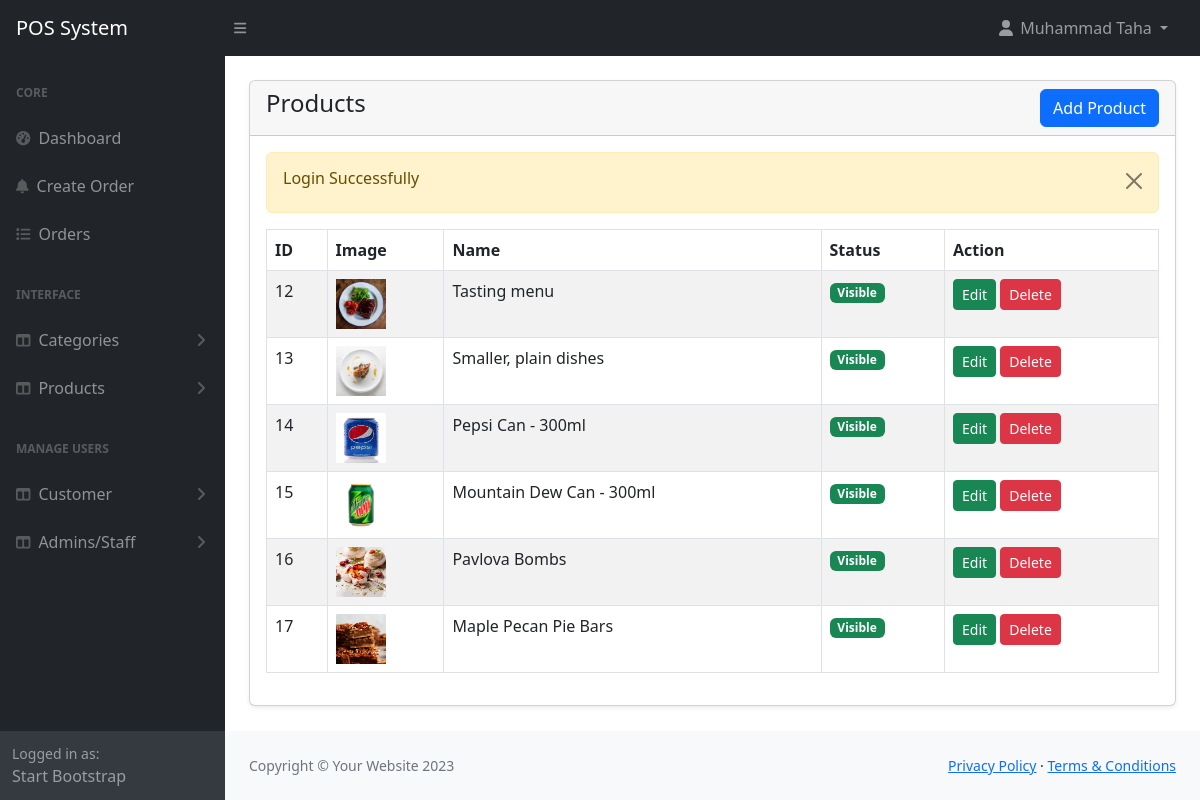
The app's page /admin/products.php (signed in) with its own data.
### tables this page shows
CREATE TABLE `products` (
  `id` int(11) NOT NULL,
  `category_id` int(11) NOT NULL,
  `name` varchar(255) NOT NULL,
  `description` mediumtext NOT NULL,
  `price` int(11) NOT NULL,
  `quantity` int(11) NOT NULL,
  `image` varchar(255) NOT NULL,
  `status` tinyint(1) NOT NULL DEFAULT 0 COMMENT '0=visible,1=hidden',
  `created_at` date NOT NULL DEFAULT current_timestamp()
);

### admin/products.php (the view, shortened to what this page needs)
<?php include('includes/header.php'); ?>
<div class="container-fluid px-4">
        <div class="card mt-4 shadow-sm">
            <div class="card-header">
                <h4 class="mb-0">Products
                    <a href="products-create.php" class="btn btn-primary float-end">Add Product</a>
                </h4>
            </div>
            <div class="card-body">
                <?php alertMessage(); ?>
                <?php
                    $products = getAll('products');
                    if(mysqli_num_rows($products) > 0)
                    {
                ?>
                <div class="table-responsive">
                    <table class="table table-striped table-bordered">
                        <thead>
                            <tr>
                                <th>ID</th>
                                <th>Image</th>
                                <th>Name</th>
                                <th>Status</th>
                                <th>Action</th>
                            </tr>
                        </thead>
                        <tbody>
                            <?php foreach($products as $item) :?>
                            <tr>
                                <td><?= $item['id'] ?></td>
                                <td>
                                    <img src="../<?= $item['image'];?>" style="width: 50px; height: 50px;" alt="Img">
                                </td>
                                <td><?= $item['name'] ?></td>
                                <td>
                                    <?php
                                        if($item['status'] == 1){
                                            echo "<span class='badge bg-danger'>Hidden</span>";
                                        }else{
                                            echo "<span class='badge bg-success'>Visible</span>";
                                        }
                                    ?>
                                </td>
                                <td>
                                    <a href="products-edit.php?id=<?= $item['id'];?>" class="btn btn-success btn-sm">Edit</a>
                                    <a href="products-delete.php?id=<?= $item['id'];?>"
                                    class="btn btn-danger btn-sm"
                                    onclick="return confirm('Are you sure you want to delete this image')">
                                    Delete
                                </a>
                                </td>
                            </tr>
                            <?php endforeach; ?>
                        </tbody>
                    </table>
                </div>
                           <?php
                            }else{
                                ?>
                                <h4 class="mb-0">No Record Found</h4>
                            <?php
                            }
                            ?>
            </div>
        </div>
</div>
<?php include('includes/footer.php'); ?>

### admin/includes/header.php (shortened to what this page needs)
<?php
    require '../config/function.php';
?>
<!DOCTYPE html>
<html lang="en">
    <head>
        <link href="https://cdn.jsdelivr.net/npm/simple-datatables@7.1.2/dist/style.min.css" rel="stylesheet" />
        <link href="assets/css/styles.css" rel="stylesheet" />
        <link href="https://cdn.jsdelivr.net/npm/select2@4.1.0-rc.0/dist/css/select2.min.css" rel="stylesheet" />
        <link rel="stylesheet" href="//cdn.jsdelivr.net/npm/alertifyjs@1.14.0/build/css/themes/default.min.css"/>
        <link rel="stylesheet" href="//cdn.jsdelivr.net/npm/alertifyjs@1.14.0/build/css/alertify.min.css"/>
        <link rel="stylesheet" href="assets/css/custom.css">
    </head>
    <body class="sb-nav-fixed">
    <?php include('navbar.php'); ?>
            <div id="layoutSidenav">
                  <?php include('sidebar.php'); ?>
            <div id="layoutSidenav_content">
                <main>

### admin/includes/navbar.php (shortened to what this page needs)
<nav class="sb-topnav navbar navbar-expand navbar-dark bg-dark">
          <a class="navbar-brand ps-3" href="index.html">POS System</a>
          <button class="btn btn-link btn-sm order-1 order-lg-0 me-4 me-lg-0" id="sidebarToggle" href="#!"><i class="fas fa-bars"></i></button>
          <ul class="navbar-nav ms-auto ms-md-0 me-3 me-lg-4">
              <li class="nav-item dropdown">
                  <a class="nav-link dropdown-toggle" id="navbarDropdown" href="#" role="button" data-bs-toggle="dropdown" aria-expanded="false">
                      <i class="fas fa-user fa-fw"></i>
                      <?= $_SESSION['loggedInUser']['name']; ?>
                  </a>
              </li>
          </ul>
      </nav>

### admin/includes/sidebar.php (shortened to what this page needs)
<div id="layoutSidenav_nav">
                <nav class="sb-sidenav accordion sb-sidenav-dark" id="sidenavAccordion">
                    <div class="sb-sidenav-menu">
                        <div class="nav">
                            <div class="sb-sidenav-menu-heading">Core</div>
                            <a class="nav-link" href="index.html">
                                <div class="sb-nav-link-icon"><i class="fas fa-tachometer-alt"></i></div>
                                Dashboard
                            </a>
                            <a class="nav-link" href="order-create.php">
                                <div class="sb-nav-link-icon"><i class="fas fa-bell"></i></div>
                                Create Order
                            </a>
                            <a class="nav-link" href="orders.php">
                                <div class="sb-nav-link-icon"><i class="fas fa-list"></i></div>
                                Orders
                            </a>
                            <div class="sb-sidenav-menu-heading">Interface</div>
                            <a class="nav-link collapsed" href="#"
                                data-bs-toggle="collapse"
                                data-bs-target="#collapseCategory" aria-expanded="false" aria-controls="collapseLayouts">
                                    <div class="sb-nav-link-icon"><i class="fas fa-columns"></i></div>
                                    Categories
                                    <div class="sb-sidenav-collapse-arrow"><i class="fas fa-angle-down"></i></div>
                                </a>
                             <a class="nav-link collapsed" href="#"
                                data-bs-toggle="collapse"
                                data-bs-target="#collapseProduct" aria-expanded="false" aria-controls="collapseProduct">
                                    <div class="sb-nav-link-icon"><i class="fas fa-columns"></i></div>
                                    Products
                                    <div class="sb-sidenav-collapse-arrow"><i class="fas fa-angle-down"></i></div>
                                </a>
                            <div class="sb-sidenav-menu-heading">Manage Users</div>
                            <a class="nav-link collapsed" href="#"
                            data-bs-toggle="collapse"
                            data-bs-target="#collapseCustomer"
                            aria-expanded="false" aria-controls="collapseCustomer">
                                <div class="sb-nav-link-icon"><i class="fas fa-columns"></i></div>
                                Customer
                                <div class="sb-sidenav-collapse-arrow"><i class="fas fa-angle-down"></i></div>
                            </a>
                            <a class="nav-link collapsed" href="#"
                            data-bs-toggle="collapse"
                            data-bs-target="#collapseAdmins"
                            aria-expanded="false" aria-controls="collapseAdmins">
                                <div class="sb-nav-link-icon"><i class="fas fa-columns"></i></div>
                                Admins/Staff
                                <div class="sb-sidenav-collapse-arrow"><i class="fas fa-angle-down"></i></div>
                            </a>
                        </div>
                    </div>
                    <div class="sb-sidenav-footer">
                        <div class="small">Logged in as:</div>
                        Start Bootstrap
                    </div>
                </nav>
            </div>

### config/function.php (shortened to what this page needs)
<?php
require 'dbcon.php';
function validate($inputData){
    global $conn;
    $validatedData = mysqli_real_escape_string($conn, $inputData);
    return trim($validatedData);
}
function alertMessage(){
    if(isset($_SESSION['status'])){
        echo'<div class="alert alert-warning alert-dismissible fade show" role="alert">
                <h6>'.$_SESSION['status'].'</h6>
                <button type="button" class="btn-close" data-bs-dismiss="alert" aria-label="Close"></button>
           </div>';
    }
}
function getAll($tableName, $status = NULL){
    global $conn;
    $table = validate($tableName);
    $status = validate($status);
    if($status == 'status'){
        $query = "SELECT * FROM $table WHERE status = '0'";
    }
    else{
        $query = "SELECT * FROM $table";
    }
    return mysqli_query($conn, $query);
}
?>

### admin/includes/footer.php (shortened to what this page needs)
</main>
                <footer class="py-4 bg-light mt-auto">
                    <div class="container-fluid px-4">
                        <div class="d-flex align-items-center justify-content-between small">
                            <div class="text-muted">Copyright &copy; Your Website 2023</div>
                            <div>
                                <a href="#">Privacy Policy</a>
                                &middot;
                                <a href="#">Terms &amp; Conditions</a>
                            </div>
                        </div>
                    </div>
                </footer>
            </div>
        </div>
    </body>
</html>

### records on screen
products: id "12", image (picture), name "Tasting menu", status "Visible"
products: id "13", image (picture), name "Smaller, plain dishes", status "Visible"
products: id "14", image (picture), name "Pepsi Can - 300ml", status "Visible"
products: id "15", image (picture), name "Mountain Dew Can - 300ml", status "Visible"
products: id "16", image (picture), name "Pavlova Bombs", status "Visible"
products: id "17", image (picture), name "Maple Pecan Pie Bars", status "Visible"

### other values on screen
$_SESSION['loggedInUser']['name'] "Muhammad Taha"
$_SESSION['status'] "Login Successfully"
